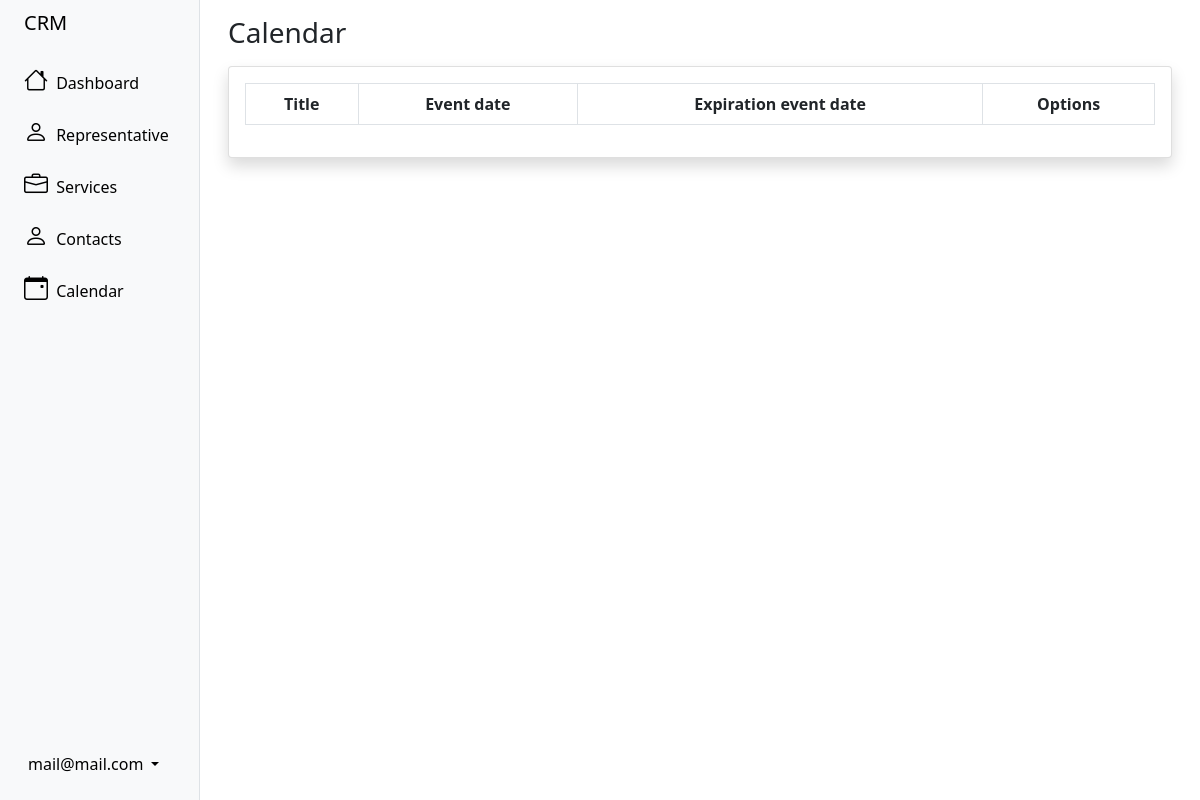
Page /event/ (signed in) on the earlier database version.
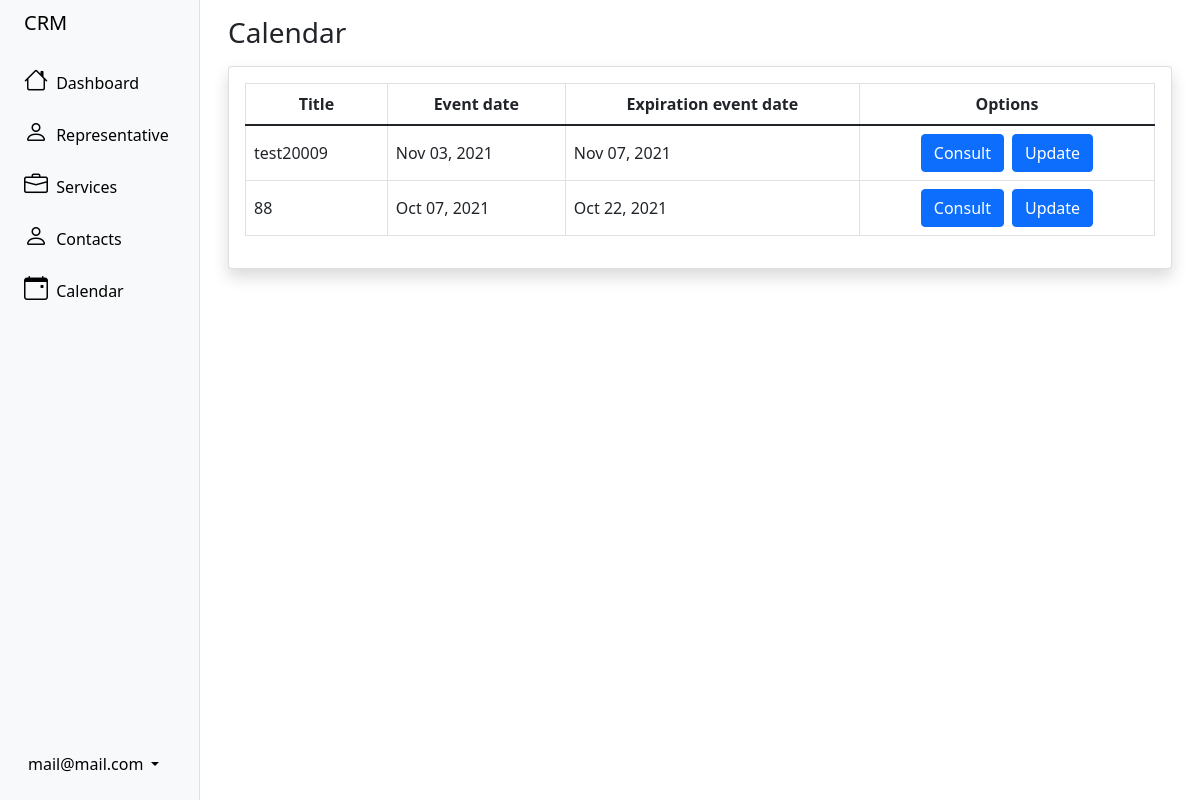
Same page on the later database version.
### event/models.py (models this page shows)
class Event(models.Model):
	STATUS = (
        ('next','Next'),
        ('in process','In process'),
        ('carried out','Carried out'),
        ('postponed','Postponed'),
        ('finalized','Finalized'),
    )
	event_title = models.CharField(max_length=100)
	description = models.TextField()
	creation_date = models.DateTimeField(default=now, editable=False)
	event_date = models.DateTimeField()
	expiration_event_date = models.DateTimeField(blank=True, null=True)
	type = models.CharField(max_length=100)
	status = models.CharField(max_length=15, choices=STATUS)
	contacts = models.ManyToManyField(Client)
	id_user = models.ForeignKey(crmUser, on_delete=CASCADE, blank=True, null=True)

### event/views.py (the view)
# urls.py: path('', events, name='events'),
@login_required
def events(request):
	if request.user.is_staff:
		context = Event.objects.all()
	else:
		context = Event.objects.filter(id_user= request.user.id)
	return render(request, 'calendar/calendar.html', {'context': context})

### user/models.py (called while the page is built)
	@property
	def is_staff(self):
		return self.admin_user

### templates/calendar/calendar.html (shortened to what this page needs)
{% extends 'sidebar.html' %}
{% block content %}
<div class="container-fluid px-3 mt-3">
    <h1 class="h3 mb-3 text-gray-800">Calendar</h1>
    <div class="card shadow mb-4">
        <div class="card-body">
            <div class="table-responsive">
                <table class="table table-bordered" id="dataTable" width="100%" cellspacing="0">
                    <thead>
                        <tr>
                            <th>
                                <div class="d-flex justify-content-center align-items-center">
                                    Title
                                </div>
                            </th>
                            <th>
                                <div class="d-flex justify-content-center align-items-center">
                                    Event date
                                </div>
                            </th>
                            <th>
                                <div class="d-flex justify-content-center align-items-center">
                                    Expiration event date
                                </div>
                            </th>
                            <th>
                                <div class="d-flex justify-content-center align-items-center">
                                    Options
                                </div>
                            </th>
                        </tr>
                    </thead>
                    <tbody>
                        {% if context %}
                        {% for row in context %}
                        <tr>
                            <td class="align-middle">
                                {{row.event_title}}
                            </td>
                            <td class="align-middle">
                                {{row.event_date|date:"M d, Y"}}
                            </td>
                            <td class="align-middle">
                                {{row.expiration_event_date|date:"M d, Y"}}
                            </td>
                            <td>
                                <div class="d-flex justify-content-center align-middle gap-2">
                                    <a href="{% url 'viewEvent' row.id %}" class="btn btn-primary">
                                        Consult
                                    </a>
                                    <a href="{% url 'updateEvent' row.id %}" class="btn btn-primary">
                                        Update
                                    </a>
                                </div>
                            </td>
                        </tr>
                        {% endfor %}
                        {% endif %}
                    </tbody>
                </table>
            </div>
        </div>
    </div>
</div>
{% endblock content %}

Differences in the rows shown:
added Event: event_title "test20009", event_date "Nov 03, 2021", expiration_event_date "Nov 07, 2021"
added Event: event_title "88", event_date "Oct 07, 2021", expiration_event_date "Oct 22, 2021"
